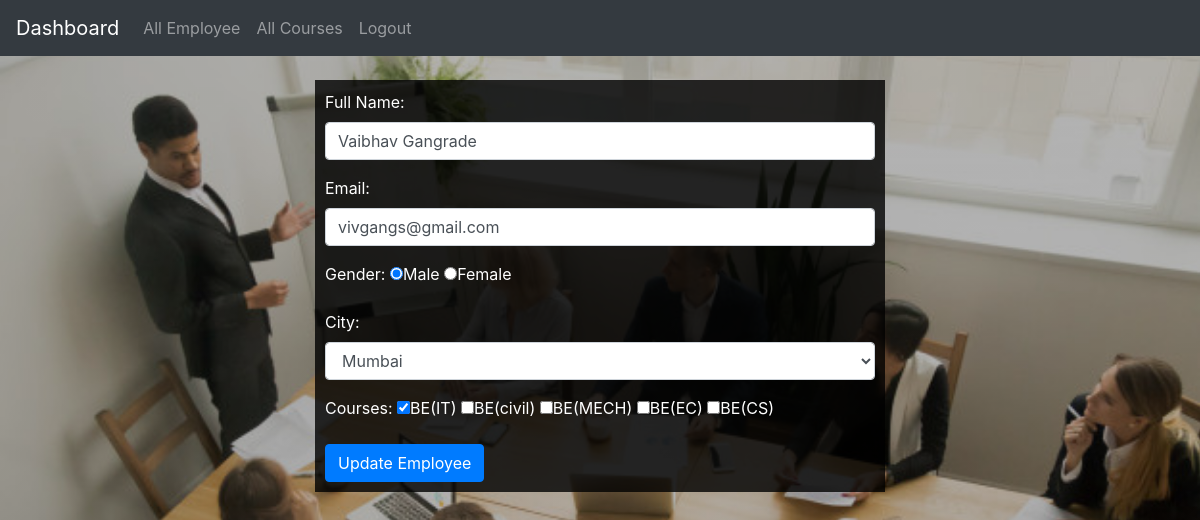
The page /update_data.php?id=5 on the database its author committed.
### tables this page shows
CREATE TABLE `registration` (
  `id` int(11) NOT NULL,
  `fullname` varchar(200) NOT NULL,
  `email` varchar(100) NOT NULL,
  `pwd` varchar(255) NOT NULL,
  `gender` varchar(15) NOT NULL,
  `city` varchar(100) NOT NULL,
  `course` varchar(255) NOT NULL,
  `is_admin` tinyint(1) NOT NULL DEFAULT '0',
  `created_at` datetime(6) NOT NULL,
  `updated_at` datetime(6) NOT NULL,
  `is_active` tinyint(1) NOT NULL DEFAULT '0'
);

### update_data.php (the view, shortened to what this page needs)
<?php require_once('config/config.php'); ?>
<?php include('inc/header.php'); ?>
<?php
$id = $_GET['id'];
$get_data = "SELECT * FROM registration WHERE id ='".$id."'";
$res = mysqli_query($conn,$get_data);
$row = mysqli_fetch_assoc($res);
?>
<div class="row">
	<div class="col-md-6 mx-auto" style="background-color: rgba(0,0,0,0.8);padding: 10px;color:white;">
		<form>
			<div class="form-group">
				<label>Full Name:</label>
				<input type="text" name="fullname" id="fullname" class="form-control" placeholder="Enter Full Name" value="<?php echo $row['fullname'] ?>">
			</div>
			<div class="form-group">
				<label>Email:</label>
				<input type="text" name="email" id="email" class="form-control" placeholder="Enter Email" value="<?php echo $row['email'] ?>">
			</div>
			<div class="form-group">
				<label>Gender:</label>
					<input type="radio" name="gender" id="gender" value="Male"<?php if($row['gender']=="Male"){echo "checked";}else{} ?>>Male
					<input type="radio" name="gender" id="gender" value="Female" <?php if($row['gender']=="Female"){echo "checked";}else{} ?>>Female
			</div>
			<div class="form-group">
				<label>City:</label>
				<select class="form-control" name="city" id="city">
					<option value="Mumbai"<?php if($row['city']=="Mumbai"){ echo "selected";} ?>>Mumbai</option>
				</select>
			</div>
			<div class="form-group">
				<label>Courses:</label>
				<input type="checkbox" name="course[]" id="course" value="it"<?php if($row['course']=="it"){ echo "checked";} ?>>BE(IT)
				<input type="checkbox" name="course[]" id="course" value="civil"<?php if($row['course']=="civil"){ echo "checked";} ?>>BE(civil)
				<input type="checkbox" name="course[]" id="course" value="mech"<?php if($row['course']=="mech"){ echo "checked";} ?>>BE(MECH)
				<input type="checkbox" name="course[]" id="course" value="ec"<?php if($row['course']=="ec"){ echo "checked";} ?>>BE(EC)
				<input type="checkbox" name="course[]" id="course" value="cs"<?php if($row['course']=="cs"){ echo "checked";} ?>>BE(CS)
			</div>
			<button type="button" class="btn btn-primary" id="update">Update Employee</button>
		</form>
	</div>
</div>
<?php include('inc/footer.php'); ?>

### css/style.css (style rules this page uses)
body { background:linear-gradient(0deg, rgba(1, 1, 1, 0.3), rgba(0, 0, 0, 0.3)), url('../img/dashboard-bg.jpg'); background-size: cover; background-repeat: no-repeat; width: 100%; height: 100vh; }

### rows shown on the page
registration: fullname "Vaibhav Gangrade", email "vivgangs@gmail.com", gender "☑", city "Mumbai", course "☑"
